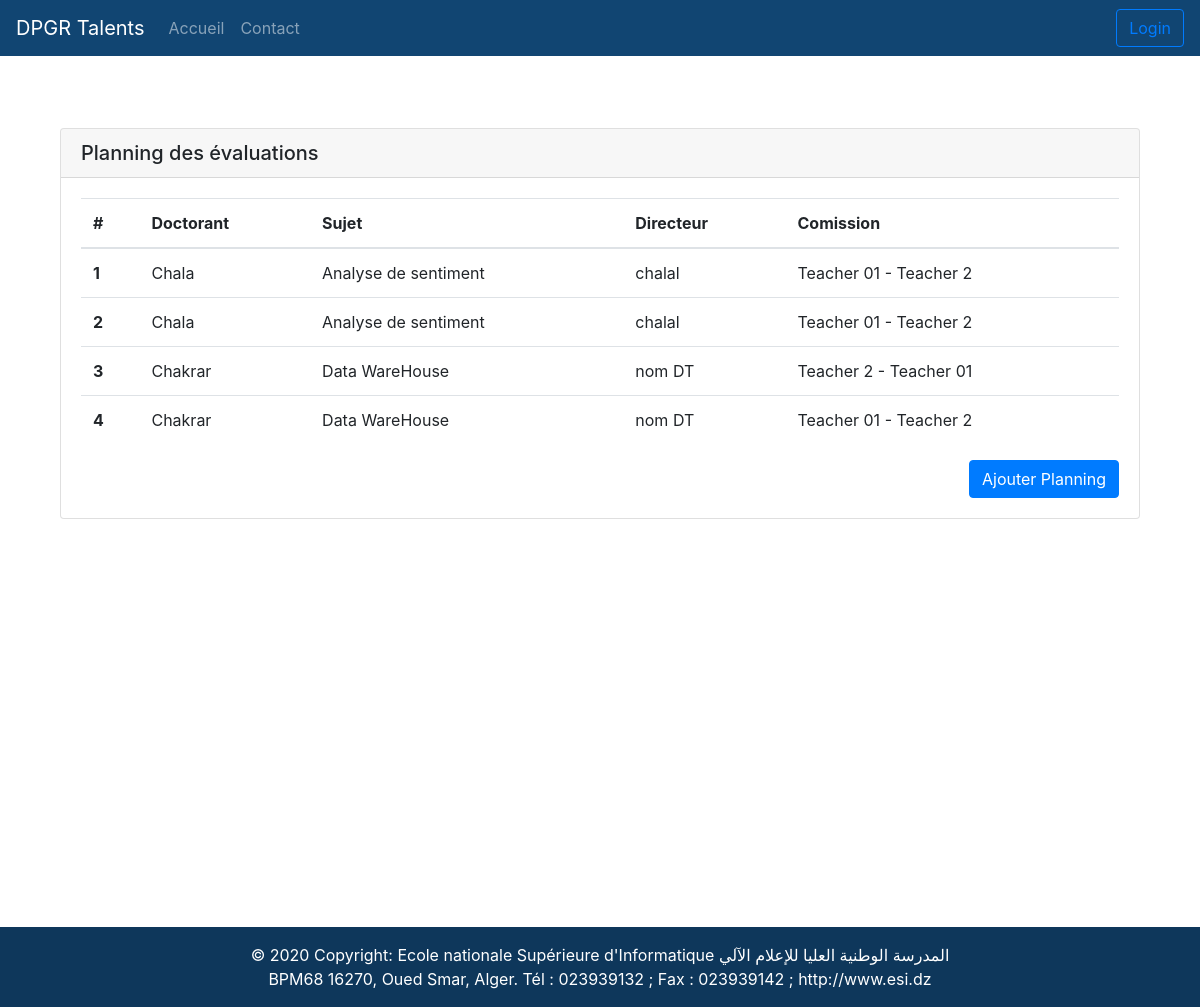
/affct_jury_list/, run on the app's committed database.
### app/models.py (models this page shows, shortened)
class AffectationJury(models.Model):
    doctorant =  models.ForeignKey('users.Doctorant',on_delete=models.CASCADE,verbose_name=_('Le Doctorant '))
    JuryOne = models.ForeignKey('users.Teacher', related_name='JuryOne',verbose_name=_("Selectionner le 1er jury "), on_delete=models.CASCADE)
    JuryTwo = models.ForeignKey('users.Teacher', related_name='JuryTwo',verbose_name=_("Selectionner le 2er jury "), on_delete=models.CASCADE)

class These(models.Model):
    Title = models.CharField(max_length=20,verbose_name=_('These name '))
    Discription = models.TextField(max_length=500,verbose_name=_('These Discription '))
    def __str__(self):
        return self.Title

### users/models.py (models this page shows)
class Doctorant(models.Model):
    user = models.OneToOneField(User,on_delete = models.CASCADE, primary_key = True)
    nom = models.CharField(max_length=20)
    prenom = models.CharField(max_length=20)
    phone= models.CharField(max_length=20)
    Adress = models.CharField(max_length=50)
    date_naissance = models.DateTimeField(verbose_name="date_joined")
    univ_origin = models.CharField(max_length=20)
    these = models.ForeignKey('app.These',related_name='theses',on_delete=models.CASCADE)
    anne_univ = models.IntegerField()
    master_D = models.CharField(max_length=20)
    dir_these = models.ForeignKey('DThese',related_name='theses',on_delete=models.CASCADE)
    def __str__(self):
        return self.nom

class DThese(models.Model):
    user = models.OneToOneField(User,on_delete = models.CASCADE, primary_key = True)
    nom = models.CharField(max_length=20)
    prenom = models.CharField(max_length=20)
    phone= models.CharField(max_length=20)
    Adress = models.CharField(max_length=50)
    date_naissance = models.DateTimeField(verbose_name="date_joined",auto_now_add=False)
    grade = models.ForeignKey('Grade',related_name='GDTheses',on_delete=models.CASCADE)
    def __str__(self):
        return  self.nom

class Teacher(models.Model):
    user = models.OneToOneField(User,on_delete = models.CASCADE, primary_key = True)
    nom = models.CharField(max_length=20)
    prenom = models.CharField(max_length=20)
    phone= models.CharField(max_length=20)
    Adress = models.CharField(max_length=50)
    date_naissance = models.DateTimeField(verbose_name="date_joined",auto_now_add=False)
    grade = models.ForeignKey('Grade',related_name='Gteachers',on_delete=models.CASCADE)
    def __str__(self):
        return self.nom

### app/views.py (the view)
# urls.py: path('affct_jury_list/',app_views.affectation_list_view,name='affectation_list_view'),
def affectation_list_view(request):
    queryset = AffectationJury.objects.all()
    context = {
        "object_list" : queryset
    }
    return render(request, "affectationList.html", context)

### templates/affectationList.html
{% extends 'base.html' %}
{% block content %}
<br><br><br>
<div class="container">
  <div class="card">
    <h5 class="card-header">Planning des évaluations</h5>
    <div class="card-body">
      <table class="table">
        <thead>
          <tr>
            <th scope="col">#</th>
            <th scope="col">Doctorant</th>
            <th scope="col">Sujet</th>
            <th scope="col">Directeur</th>
            <th scope="col">Comission</th>
          </tr>
        </thead>
        <tbody>
        {% for pln in object_list  %}
          <tr>
            <th scope="row">{{forloop.counter}}</th>
            <td>{{pln.doctorant}}</td>
            <td>{{pln.doctorant.these}}</td>
            <td>{{pln.doctorant.dir_these}}</td>
            <td>{{pln.JuryOne}} - {{pln.JuryTwo}}</td>
          </tr>
        {% endfor %}
        </tbody>
      </table>
      <a type="submit" class="btn btn-primary" style="float: right;" href="{% url 'affct_jury_view' %}" >Ajouter Planning</a>
    </div>
   </div>
</div>
</div>
<br><br><br><br><br><br><br><br>
{% endblock %}

### data on the page
AffectationJury: doctorant "Chala", doctorant.these "Analyse de sentiment", doctorant.dir_these "chalal", JuryOne "Teacher 01", JuryTwo "Teacher 2"
AffectationJury: doctorant "Chala", doctorant.these "Analyse de sentiment", doctorant.dir_these "chalal", JuryOne "Teacher 01", JuryTwo "Teacher 2"
AffectationJury: doctorant "Chakrar", doctorant.these "Data WareHouse", doctorant.dir_these "nom DT", JuryOne "Teacher 2", JuryTwo "Teacher 01"
AffectationJury: doctorant "Chakrar", doctorant.these "Data WareHouse", doctorant.dir_these "nom DT", JuryOne "Teacher 01", JuryTwo "Teacher 2"
